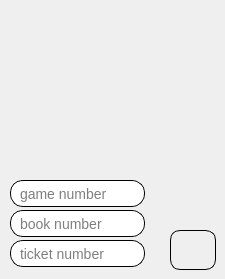
                 <widget class="QWidget" name="tab_6">
                  <attribute name="title">
                   <string>Manual</string>
                  </attribute>
                  <widget class="QLabel" name="label_13">
                   <property name="geometry">
                    <rect>
                     <x>30</x>
                     <y>20</y>
                     <width>151</width>
                     <height>151</height>
                    </rect>
                   </property>
                   <property name="text">
                    <string/>
                   </property>
                   <property name="pixmap">
                    <pixmap>../images/keyboard.png</pixmap>
                   </property>
                   <property name="scaledContents">
                    <bool>true</bool>
                   </property>
                  </widget>
                  <widget class="QLineEdit" name="scan_gnum">
                   <property name="geometry">
                    <rect>
                     <x>10</x>
                     <y>180</y>
                     <width>135</width>
                     <height>27</height>
                    </rect>
                   </property>
                   <property name="minimumSize">
                    <size>
                     <width>135</width>
                     <height>27</height>
                    </size>
                   </property>
                   <property name="maximumSize">
                    <size>
                     <width>135</width>
                     <height>27</height>
                    </size>
                   </property>
                   <property name="styleSheet">
                    <string notr="true">QLineEdit#scan_gnum{
   background-color:#FFFFFF;
   padding:4px;
   padding-left:7px;
   padding_right:7px;
   border-style:outset;
   border-width:1px;
   border-radius:13px;
   border-color:#000000;
   color:black;
   font: 14px;
}</string>
                   </property>
                   <property name="placeholderText">
                    <string>game number</string>
                   </property>
                  </widget>
                  <widget class="QLineEdit" name="scan_bnum">
                   <property name="geometry">
                    <rect>
                     <x>10</x>
                     <y>210</y>
                     <width>135</width>
                     <height>27</height>
                    </rect>
                   </property>
                   <property name="minimumSize">
                    <size>
                     <width>135</width>
                     <height>27</height>
                    </size>
                   </property>
                   <property name="maximumSize">
                    <size>
                     <width>135</width>
                     <height>27</height>
                    </size>
                   </property>
                   <property name="styleSheet">
                    <string notr="true">QLineEdit#scan_bnum{
   background-color:#FFFFFF;
   padding:4px;
   padding-left:7px;
   padding_right:7px;
   border-style:outset;
   border-width:1px;
   border-radius:13px;
   border-color:#000000;
   color:black;
   font: 14px;
}</string>
                   </property>
                   <property name="placeholderText">
                    <string>book number</string>
                   </property>
                  </widget>
                  <widget class="QLineEdit" name="scan_tnum">
                   <property name="geometry">
                    <rect>
                     <x>10</x>
                     <y>240</y>
                     <width>135</width>
                     <height>27</height>
                    </rect>
                   </property>
                   <property name="minimumSize">
                    <size>
                     <width>135</width>
                     <height>27</height>
                    </size>
                   </property>
                   <property name="maximumSize">
                    <size>
                     <width>135</width>
                     <height>27</height>
                    </size>
                   </property>
                   <property name="styleSheet">
                    <string notr="true">QLineEdit#scan_tnum{
   background-color:#FFFFFF;
   padding:4px;
   padding-left:7px;
   padding_right:7px;
   border-style:outset;
   border-width:1px;
   border-radius:13px;
   border-color:#000000;
   color:black;
   font: 14px;
}</string>
                   </property>
                   <property name="placeholderText">
                    <string>ticket number</string>
                   </property>
                  </widget>
                  <widget class="QPushButton" name="scan_addbtn">
                   <property name="geometry">
                    <rect>
                     <x>170</x>
                     <y>230</y>
                     <width>46</width>
                     <height>40</height>
                    </rect>
                   </property>
                   <property name="minimumSize">
                    <size>
                     <width>46</width>
                     <height>40</height>
                    </size>
                   </property>
                   <property name="maximumSize">
                    <size>
                     <width>40</width>
                     <height>40</height>
                    </size>
                   </property>
                   <property name="autoFillBackground">
                    <bool>false</bool>
                   </property>
                   <property name="styleSheet">
                    <string notr="true">border-style:outset;
border-width:1px;
border-radius:10px;
border-color:black;

</string>
                   </property>
                   <property name="text">
                    <string/>
                   </property>
                   <property name="icon">
                    <iconset>
                     <normaloff>../images/right_arrow.png</normaloff>../images/right_arrow.png</iconset>
                   </property>
                   <property name="iconSize">
                    <size>
                     <width>50</width>
                     <height>45</height>
                    </size>
                   </property>
                  </widget>
                 </widget>
